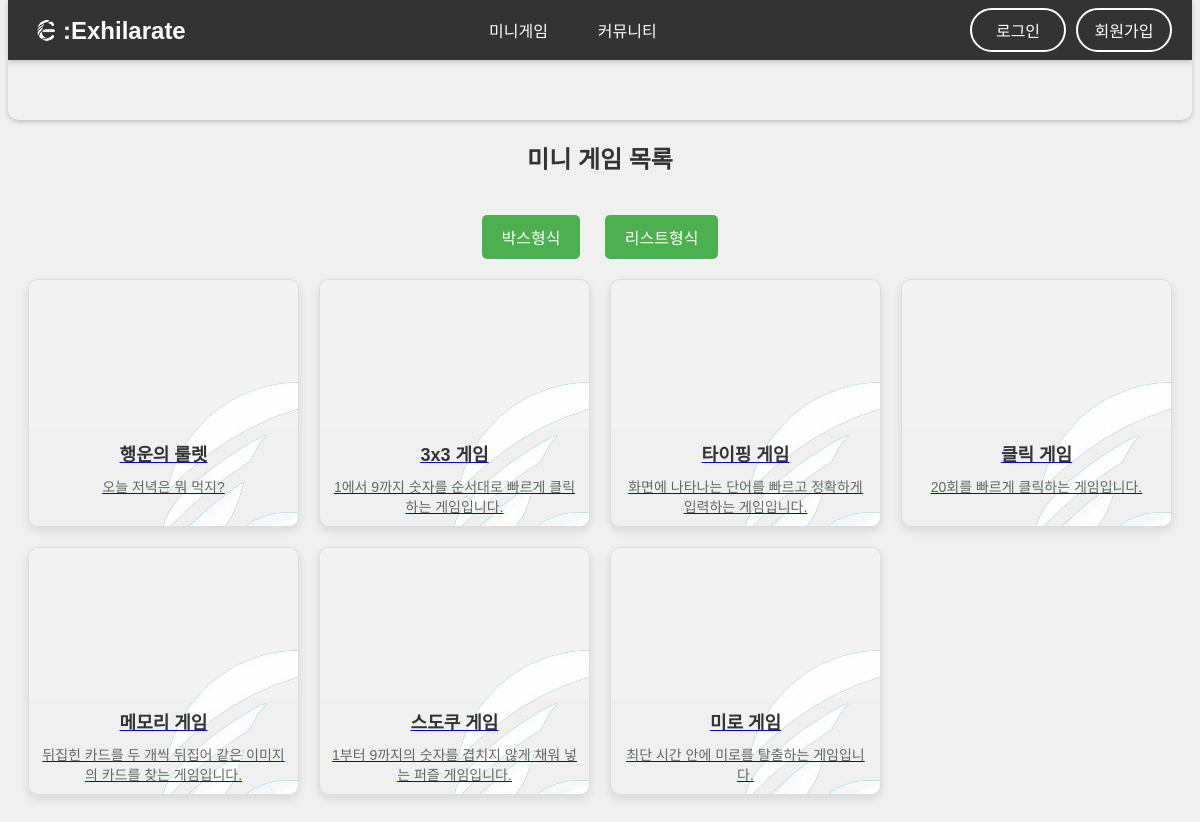
Page /minigames on the committed database.
### tables this page shows
CREATE TABLE menu_info (
            id INTEGER PRIMARY KEY AUTOINCREMENT,
            menu TEXT NOT NULL,
            image TEXT NOT NULL,
            name TEXT NOT NULL,
            url TEXT NOT NULL,
            description TEXT NOT NULL
        );

### app.py (the view)
@app.route('/minigames')
def minigames():
    db = get_db()
    games = db.execute("SELECT id, name, url, menu, description FROM menu_info WHERE menu = 'game' ORDER BY id ASC").fetchall()
    return render_template('minigames.html', games=games)

### app.py (called while the page is built)
def get_db():
    if 'db' not in g:
        g.db = sqlite3.connect(DATABASE_FILE)
        g.db.row_factory = sqlite3.Row
    return g.db

@app.context_processor
def inject_menus():
    db = get_db()
    all_menus = db.execute("SELECT id, name, url, menu, description FROM menu_info ORDER BY id ASC").fetchall()
    games = [item for item in all_menus if item['menu'] == 'game']
    communities = [item for item in all_menus if item['menu'] == 'community']
    return {'games': games, 'communities': communities}

### templates/minigames.html (shortened to what this page needs)
{% extends 'base.html' %}
{% block content %}
<h2>미니 게임 목록</h2>
<div class="minigames-container">
    <link rel="stylesheet" type="text/css" href="{{ url_for('static', filename='css/minigames.css') }}">
    <div class="game-buttons">
        <button id="box-view">박스형식</button>
        <button id="list-view">리스트형식</button>
    </div>
    <div class="games">
        {% for game in games %}
        <div class="game">
            <a href="{{ game.url }}">
                <div class="game-image">
                    <img src="{{ url_for('static', filename='images/logo.png') }}">
                </div>
                <div class="game-name">{{ game.name }}</div>
                <div class="game-description">{{ game.description }}</div>
            </a>
        </div>
        {% endfor %}
    </div>
</div>
{% endblock %}

### templates/base.html (shortened to what this page needs)
<!DOCTYPE html>
<html>
<head>
    <link rel="stylesheet" type="text/css" href="{{ url_for('static', filename='css/base.css') }}">
</head>
{% set excluded_paths = ['/roulette', '/minigames'] %}
<body>
    <nav>
        <div class="logo">
            <a href="#">
                <img src="{{ url_for('static', filename='images/logo.png') }}" alt="로고">
                <span>:Exhilarate</span>
            </a>
        </div>
        <ul class="main-menu">
            <li class="dropdown">
                <a href="minigames">미니게임</a>
            </li>
            <li class="dropdown">
                <a href="#">커뮤니티</a>
            </li>
        </ul>
        <div class="auth-buttons">
            <a href="#" class="login-btn">로그인</a>
            <a href="#" class="register-btn">회원가입</a>
        </div>
    </nav>
    <div id="header">
    </div>
    {% block content %}{% endblock %}
</body>
</html>

### static/css/base.css (style rules this page uses)
body { font-family: 'Noto Sans KR', sans-serif; background-color: #f0f0f0; color: #333; text-align: center; margin-top: 60px; }
#header { color: white; padding: 20px; box-shadow: 0 2px 4px rgba(0, 0, 0, 0.2); border-bottom-left-radius: 10px; border-bottom-right-radius: 10px; }
.logo { display: flex; align-items: center; }
.logo a { display: flex; align-items: center; text-decoration: none; }
.logo img { max-height: 35px; }
.logo span { font-size: 24px; line-height: 35px; color: white; font-weight: bold; font-family: 'DAEAM_LEE_TAE_JOON', sans-serif; }
button { border: none; color: white; padding: 15px 32px; text-align: center; text-decoration: none; display: inline-block; font-size: 16px; margin: 4px 2px; cursor: pointer; border-radius: 4px; transition: background-color 0.3s; }
nav { position: fixed; top: 0; left: 0; right: 0; display: flex; justify-content: space-between; align-items: center; padding: 0 20px; background-color: #333333; box-shadow: 0 2px 5px rgba(0, 0, 0, 0.2); z-index: 1000; height: 60px; margin: 0 8px; }
nav ul { list-style: none; padding: 0; margin: 0; display: flex; justify-content: center; }
nav ul li { margin: 0 10px; }
nav ul li a { text-decoration: none; color: #FFFFFF; padding: 10px 15px; }
.dropdown { position: relative; display: inline-block; }
.auth-buttons { display: flex; align-items: center; }
.auth-buttons a { margin-left: 10px; padding: 8px 16px; text-decoration: none; color: #FFFFFF; background-color: transparent; border: 2px solid #FFFFFF; border-radius: 25px; transition: all 0.3s ease; position: relative; overflow: hidden; min-width: 60px; }
.auth-buttons a::before { content: ''; position: absolute; top: 50%; left: 50%; width: 300%; height: 300%; background-color: #FFFFFF; transition: all 0.5s ease; display: block; transform: translate(-50%, -50%) scale(0); border-radius: 50%; opacity: 0.6; z-index: 0; }

### static/css/minigames.css (style rules this page uses)
.minigames-container { max-width: 1200px; margin: 0 auto; padding: 20px; }
.game-buttons { text-align: center; margin-bottom: 20px; }
.game-buttons button { margin: 0 10px; padding: 10px 20px; border: none; background-color: #4CAF50; color: white; border-radius: 5px; cursor: pointer; transition: background-color 0.3s; }
.games { display: grid; grid-template-columns: repeat(auto-fit, minmax(250px, 1fr)); gap: 20px; }
.game { border: 1px solid #ddd; border-radius: 10px; overflow: hidden; box-shadow: 0 4px 8px rgba(0, 0, 0, 0.1); transition: transform 0.3s ease-in-out; }
.game-image { width: 100%; height: 150px; background-color: #f3f3f3; background-size: cover; background-position: center; }
.game-name { padding: 10px; font-size: 18px; font-weight: bold; color: #333; text-align: center; }
.game-description { padding: 0 10px 10px; font-size: 14px; color: #666; text-align: center; }

### rows in the picture
menu_info: name "행운의 룰렛", description "오늘 저녁은 뭐 먹지?"
menu_info: name "3x3 게임", description "1에서 9까지 숫자를 순서대로 빠르게 클릭하는 게임입니다."
menu_info: name "타이핑 게임", description "화면에 나타나는 단어를 빠르고 정확하게 입력하는 게임입니다."
menu_info: name "클릭 게임", description "20회를 빠르게 클릭하는 게임입니다."
menu_info: name "메모리 게임", description "뒤집힌 카드를 두 개씩 뒤집어 같은 이미지의 카드를 찾는 게임입니다."
menu_info: name "스도쿠 게임", description "1부터 9까지의 숫자를 겹치지 않게 채워 넣는 퍼즐 게임입니다."
menu_info: name "미로 게임", description "최단 시간 안에 미로를 탈출하는 게임입니다."
